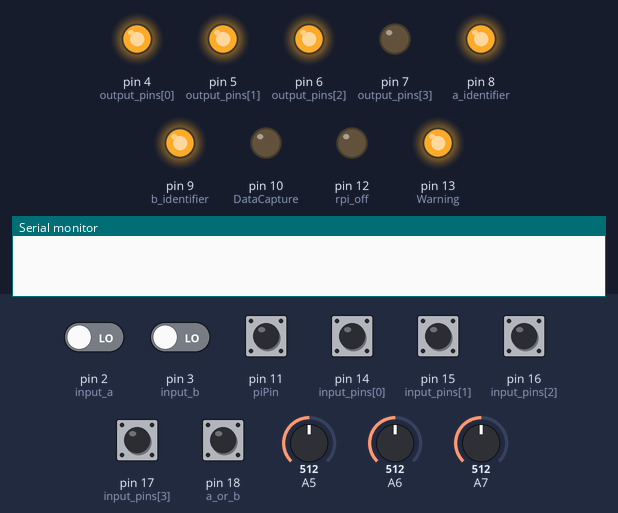
A sketch run on a simulated Arduino Nano, built with avr-gcc and run on an emulated ATmega328P. On the bench: output pins drawn as LEDs (lit = HIGH), the last lines printed to the serial monitor. The test bench sets the inputs (shaded band); at power-on: pin 11 (piPin), pin 14 (input_pins[0]), pin 15 (input_pins[1]), pin 16 (input_pins[2]), pin 17 (input_pins[3]), pin 18 (a_or_b) HIGH, pin 2 (input_a), pin 3 (input_b) LOW, A6 = 512, A5 = 512, A7 = 512.

Above: at 1.2 s.
1.3 s: A6 set to 541
At 2.5 s:
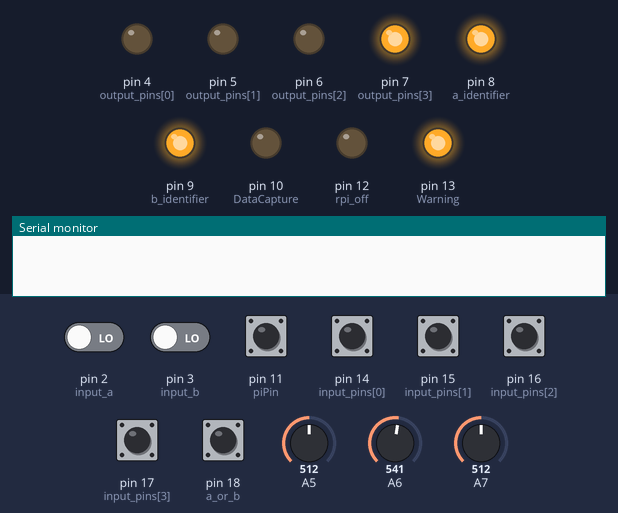
2.8 s: pin 2 (input_a) driven HIGH
At 3.7 s:
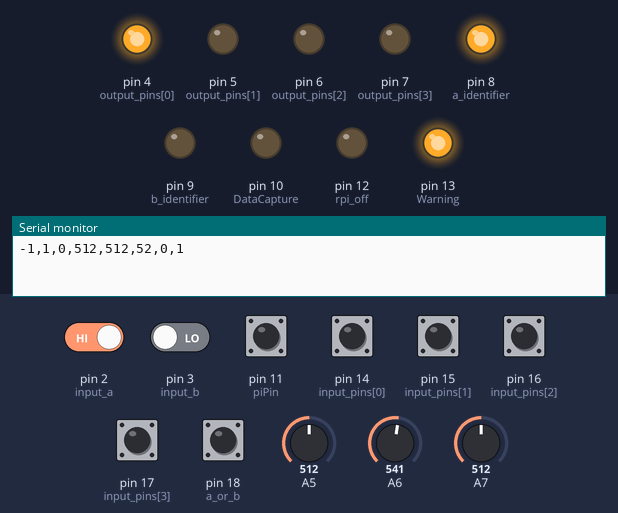
4.3 s: pin 11 (piPin) pulled LOW for 0.15 s
At 4.37 s:
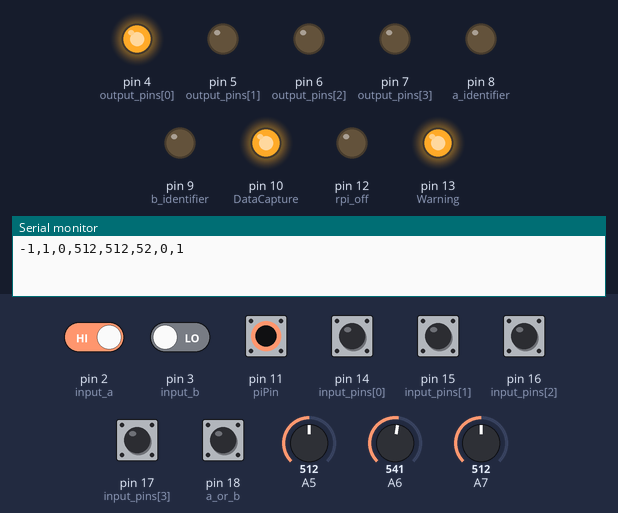
5.9 s: pin 3 (input_b) driven HIGH
At 7.1 s:
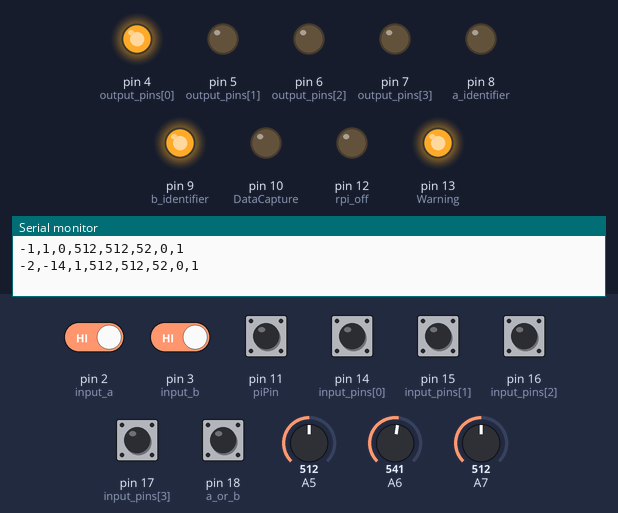
7.4 s: A6 set to 784
8.9 s: A6 set to 815
At 9.7 s:
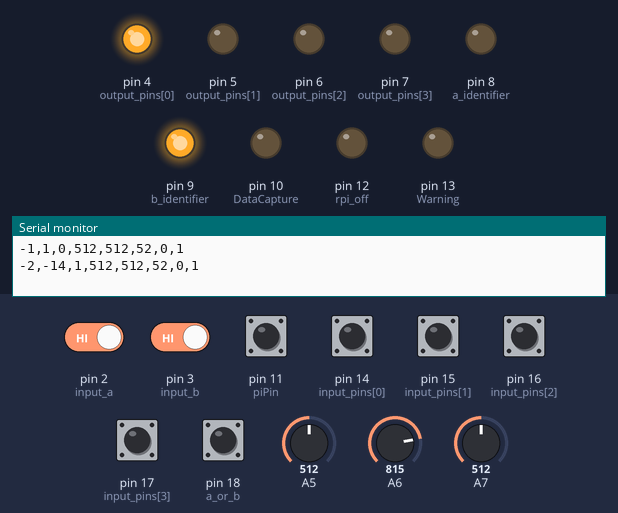
Timing chart, 0 to 11.4 s (numbered marks = the images above; inputs shaded):
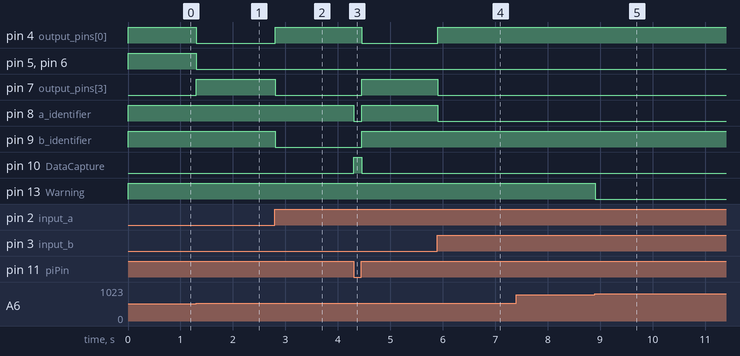

Measured:
- the behaviour switches between 527 and 528 on A6 (found by bisection; images 0 and 1)
- the behaviour switches between 799 and 800 on A6 (found by bisection; images 4 and 5)
- after the input at 1.3 s, pin 4 (output_pins[0]), pin 5 (output_pins[1]), pin 6 (output_pins[2]): HIGH → LOW at once; pin 7 (output_pins[3]): LOW → HIGH at once
- after the input at 2.8 s, pin 4 (output_pins[0]): LOW → HIGH at once; pin 7 (output_pins[3]), pin 9 (b_identifier): HIGH → LOW at once
- after the input at 4.3 s, pin 4 (output_pins[0]): HIGH → LOW after 0.16 s; pin 7 (output_pins[3]), pin 9 (b_identifier): LOW → HIGH after 0.16 s; pin 8 (a_identifier): HIGH → LOW at once, → HIGH 0.15 s later; pin 10 (DataCapture): LOW → HIGH at once, → LOW 0.15 s later
- after the input at 5.9 s, pin 4 (output_pins[0]): LOW → HIGH at once; pin 7 (output_pins[3]), pin 8 (a_identifier): HIGH → LOW at once
- after the input at 7.4 s, every drawn part: stays the same
- after the input at 8.9 s, pin 13 (Warning): HIGH → LOW at once

The sketch:

jet-arduino-v2.ino
```cpp
#include <avr/wdt.h>

const byte input_a = 2; // OK
const byte input_b = 3; // NG
const byte piPin = 11; // RPI Signal to Arduino
const byte a_or_b = 18; // RPI Address to Arduino
const byte Warning = 13; // Warning LED Panel
const byte DataCapture = 10; // Link LED Panel
const byte rpi_off = 12; // To force restart RPI by Arduino
const byte a_identifier = 8; // RPI Address to Arduino
const byte b_identifier = 9; // RPI Address to Arduino

byte input_pins[4] = {
  14, 15, 16, 17
}; // RPI data pins to Arduino

byte output_pins[4] = {
  4, 5, 6, 7
}; // Arduino data pins to RPI

boolean old_a;
boolean old_b;
long counter_a = 0;
long counter_b = 0;
long encoder_counter = 0; // need 100nf cap instead of 1uf in optocouplers
unsigned int battery;
unsigned int c = 0;
unsigned int e = 0; // extra analog read on A7
unsigned int i = 0; // counter for serial print
unsigned int counter_rpi_reboot = 100;
unsigned int restart_counter = 1;
long counter_a_b = 0;
unsigned long elapsed_speed=100;
volatile long a_capture_time=millis();
volatile long b_capture_time=millis();
unsigned long now_millis;

byte get_byte;
byte out_pins_number;

void(* resetFunc) (void) = 0;

void setup() {
  wdt_enable( WDTO_8S);
  Serial.begin(9600);
  for(int i = 0; i < 4; i++){
    pinMode(input_pins[i], INPUT_PULLUP);
    pinMode(output_pins[i],OUTPUT);
  }

  pinMode(input_a, INPUT);
  pinMode(input_b, INPUT);
  pinMode(a_or_b, INPUT_PULLUP);
  pinMode(piPin, INPUT_PULLUP);

  pinMode(a_identifier, OUTPUT);
  pinMode(b_identifier, OUTPUT);
  pinMode(rpi_off, OUTPUT);
  pinMode(DataCapture, OUTPUT);
  pinMode(Warning, OUTPUT);

  attachInterrupt(digitalPinToInterrupt(input_a), count_up_a, RISING);
  attachInterrupt(digitalPinToInterrupt(input_b), count_up_b, RISING);
}

void loop() {
  // get analog data
  c = analogRead(A5);
  battery = analogRead(A6);
  e = analogRead(A7);
  digitalWrite(DataCapture, LOW);
  i++;
  if ( i > 500){
    Serial.println(String(encoder_counter) + "," + String(counter_a) + "," + String(counter_b) + "," + String(c) + "," + String(e) + "," + String(battery/10 - 2) + "," + String(elapsed_speed) + "," + String(restart_counter));
    i = 0;
  }
  // check if RPI is signaling the ARDUINO
  if (digitalRead(piPin)==LOW){
    digitalWrite(DataCapture, HIGH);
    get_byte = 0;
    for(int i = 0; i < 4; i++){
      if(digitalRead(input_pins[i]) == 1)
        bitSet(get_byte, i);
      else
        bitClear(get_byte, i);
    }
    bitClear(get_byte, 4); bitClear(get_byte, 5); bitClear(get_byte, 6); bitClear(get_byte, 7);
    if(digitalRead(a_or_b)==LOW){
      counter_b = counter_b - get_byte;
    }
    else{
      counter_a = counter_a - get_byte;
    }
    while (digitalRead(piPin)==LOW){
      digitalWrite(a_identifier, LOW);
      digitalWrite(b_identifier, LOW);
      delay(5);
      wdt_reset();

    }
  }
  else {
    if (counter_a > 0){
      digitalWrite(a_identifier, HIGH);
      digitalWrite(b_identifier, LOW);
      if (counter_a < 16)
        out_pins_number = counter_a % 16;
      else if (counter_a >= 16)
        out_pins_number = 15;
      put_byte_on_pins(out_pins_number);
      delay(5);
    }

    else if (counter_b > 0){
      digitalWrite(a_identifier, LOW);
      digitalWrite(b_identifier, HIGH);
      if (counter_b < 16)
        out_pins_number = counter_b % 16;
      else if (counter_b >= 16)
        out_pins_number = 15;
      put_byte_on_pins(out_pins_number);
      delay(5);
    }

    else if (counter_a + counter_b <= 0){
      if (battery < 780){
        out_pins_number = int(battery/66) ;
        digitalWrite(a_identifier, HIGH);
        digitalWrite(b_identifier, HIGH);
        put_byte_on_pins(out_pins_number);
      }
      else{
        out_pins_number = int(c/66) ;
        digitalWrite(a_identifier, LOW);
        digitalWrite(b_identifier, LOW);
        put_byte_on_pins(out_pins_number);
      }
      delay(5);
    }

  }

  now_millis = millis();
  elapsed_speed =  long(50/(now_millis - a_capture_time) + 50/(now_millis - b_capture_time) + elapsed_speed*999/1000) ;
  counter_rpi_reboot = (elapsed_speed+1000)*restart_counter;
  counter_a_b = abs(counter_a + counter_b);
  if ( (battery > 100 and battery < 800) or counter_a_b > counter_rpi_reboot/2)
    digitalWrite(Warning, HIGH);
  else
    digitalWrite(Warning, LOW);


  if (counter_a_b > counter_rpi_reboot){
    digitalWrite(rpi_off, HIGH);
    delay(1000);
    digitalWrite(rpi_off, LOW);
    if (restart_counter < 500){
        restart_counter = restart_counter * 2;
        counter_rpi_reboot = (elapsed_speed+1000)*restart_counter;
      }
    else{
        restart_counter = 499;
        resetFunc();
        }
    delay(1000);
  }

  if ((counter_a_b < counter_rpi_reboot/100) and (restart_counter > 2)){
    restart_counter = restart_counter/2;
  }

  delay(1);
  wdt_reset();
}

void put_byte_on_pins(byte in_byte){
  for(int i = 0; i < 4; i++){
      digitalWrite(output_pins[i], bitRead (in_byte, i));
    }
  return;
}

void count_up_a(){
  int j = 0;
  for(int i = 0; i < 3; i++){
    delay(1);
    if (digitalRead(input_a) == HIGH){
      j++;
    }
  }
  if (j > 2){
    a_capture_time = millis();
    counter_a++;
    if (digitalRead(input_b) == HIGH)
      encoder_counter++;
    else
      encoder_counter--;
  }
  return;
}

void count_up_b(){
  int j = 0;
  for(int i = 0; i < 3; i++){
    delay(1);
    if (digitalRead(input_b) == HIGH){
      j++;
    }
  }
  if (j > 2){
    b_capture_time = millis();
    counter_b++;
    if (digitalRead(input_a) == HIGH)
      encoder_counter--;
    else
      encoder_counter++;
  }
  return;
}
```
